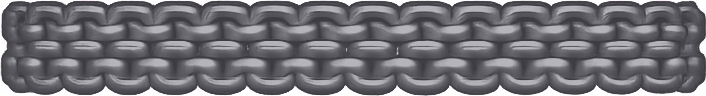
#> input picture tools/posesheets/chainbelt.png, 706 x 96 px, found by its file name
$ python fill_gear_gaps.py posesheets/_validate_chest_steelplate_jog-east.png posesheets/_validate_chest_steelplate_jog-north.png
#> lines starting #> are read from the running program, lines starting #| are printed output that depends on the picture; after the words box and inside, x2 and y2 are one past the last pixel; in counts of white or black regions, pixels touching at a corner belong together; pictures that were not available may be replaced by others from this repository, and a replacement may not be noted
"""Close the armour's waist for the body-hidden render and lay the chain belt on
a STABLE waist anchor.

The renderer hides the body under the full armour set (no drift peek).  The
chest->legs WAIST becomes an enclosed hole that must be covered, and a chain
belt laid over it -- consistently, every frame:

  * Anchor (no per-frame jump/flicker): crown + the median crown->chest-bottom
    offset for this direction.  The waist is a fixed length below the crown;
    using a per-frame centroid made the belt jump to the feet and vanish on
    side views.
  * Band height covers the MAX waist gap across the cycle, so the black gap
    fill is always WITHIN the chain band -> chain always on top of black,
    never black above the chain.
  * Black-fill the band (and any other enclosed hole, e.g. neck) first, then
    lay the chain over it -> chain holes read as shadow, no background hole.

Usage: python tools/fill_gear_gaps.py <pose> <dir>
"""
import sys
import numpy as np
from PIL import Image
from scipy import ndimage

FRAME = 256
BAND_FRAC = 0.13          # belt height as fraction of figure height (fixed)
CHAIN = Image.open('tools/posesheets/chainbelt.png').convert('RGBA')   # 706x96 strip
#> CHAIN is the input picture: PIL image 706x96 RGBA; mean R, G, B, A 109.5, 101, 114.2, 238.4

pose, dir_ = sys.argv[1], sys.argv[2]
# --no-backing: lay ONLY the chain (no black gap-fill / no enclosed-hole fill), so
# the background shows behind the chain instead of a black backing.
no_backing = '--no-backing' in sys.argv
# --no-enclosed: skip ONLY the enclosed-hole black-fill (keep the belt-band
# backing).  The masked-body renderer shows the body in pockets, so black-filling
# enclosed holes (e.g. the trailing-arm/leg armpit pocket) just paints a black
# blob where the body should peek through.  Use this for the body-aligned sheets.
no_enclosed = no_backing or '--no-enclosed' in sys.argv
# --band: lay the chain as a full-width horizontal BAND across the waist (over the
# cuirass bottom), not just in a transparent gap.  For front-ish views there is no
# inter-leg gap to fill -- the belt is worn over the armour as a band.  Confined
# to the central torso run so it never crosses the arms/hands at the sides.
band_mode = '--band' in sys.argv
# --patch: consistency pass over an ALREADY-BELTED sheet.  Lays the chain at the
# same legacy anchor rows on EVERY frame, drawing only into chest-transparent
# pixels over the body OR the leg plate (chest renders above legs, so frames
# where the thigh plate covered the waist gap -- which the legacy mode skipped,
# leaving the belt to pop in/out across the cycle -- now get their chain too).
# Existing chain pixels are chest-opaque and therefore untouched.
patch_mode = '--patch' in sys.argv
band_crop = float(sys.argv[sys.argv.index('--band-crop') + 1]) if '--band-crop' in sys.argv else 0.0
band_extend = float(sys.argv[sys.argv.index('--band-extend') + 1]) if '--band-extend' in sys.argv else 0.0
band_left = int(sys.argv[sys.argv.index('--band-left') + 1]) if '--band-left' in sys.argv else 0    # extend belt left edge Npx
band_right = int(sys.argv[sys.argv.index('--band-right') + 1]) if '--band-right' in sys.argv else 0  # extend belt right edge Npx
band_down = int(sys.argv[sys.argv.index('--band-down') + 1]) if '--band-down' in sys.argv else 0     # extend belt bottom Npx
# --frames i,j,k: only modify the listed frames (anchors still computed over the
# whole cycle, so the patched frames stay consistent with the rest).
only_frames = (set(int(f) for f in sys.argv[sys.argv.index('--frames') + 1].split(','))
               if '--frames' in sys.argv else None)
# --up N: raise the band top Npx (patch mode -- close a gap between the chain
# and the cuirass bottom; the chain is tiled to the taller window).
band_up = int(sys.argv[sys.argv.index('--up') + 1]) if '--up' in sys.argv else 0
chest_p = f'public/sprites/gear/chest/steelplate/{pose}-{dir_}.png'
legs_p = f'public/sprites/gear/legs/steelgreaves/{pose}-{dir_}.png'
chest = Image.open(chest_p).convert('RGBA')
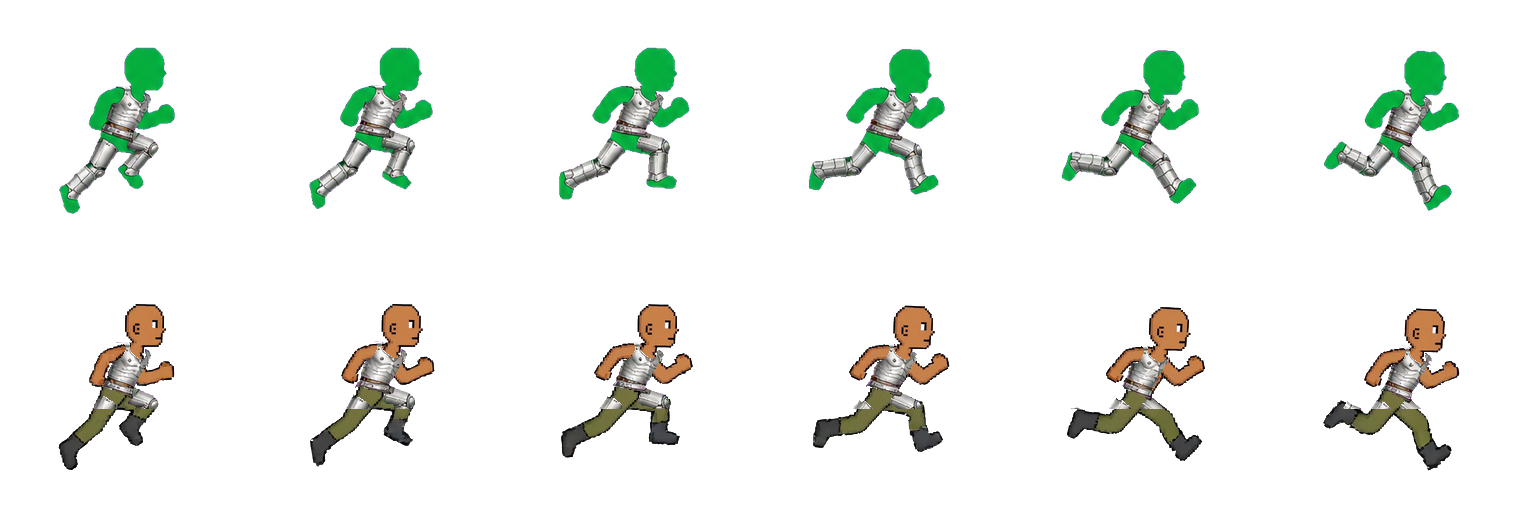
#> input picture tools/posesheets/_validate_chest_steelplate_jog-east.png, 1536 x 512 px, given in place of _validate_chest_steelplate_jog-north.png.png, which was not available
#> chest is the input picture: PIL image 1536x512 RGBA; mean R, G, B, A 14.5, 17.9, 13.5, 29.3
legs = Image.open(legs_p).convert('RGBA')
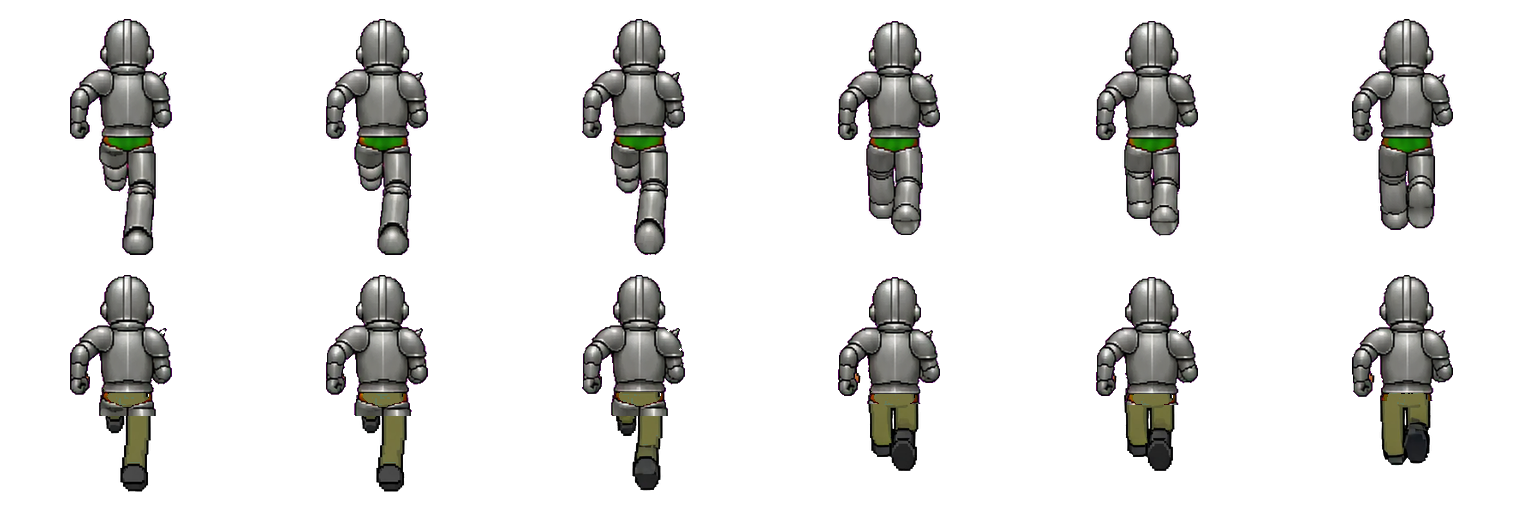
#> input picture tools/posesheets/_validate_chest_steelplate_jog-north.png, 1536 x 512 px, given in place of _validate_chest_steelplate_jog-north.png.png, which was not available
#> legs is the input picture: PIL image 1536x512 RGBA; mean R, G, B, A 18.7, 18.2, 17.4, 45.6
base = Image.open(f'public/sprites/player/{pose}-{dir_}.png').convert('RGBA')
n = chest.width // FRAME
#> n = 6
ca = np.array(chest)
la = np.array(legs)
ln = legs.width // FRAME
#> ln = 6


def enclosed(G):
    free = ~G
    lbl, num = ndimage.label(free)
    if num == 0:
        return np.zeros_like(G)
    border = set(lbl[0, :]) | set(lbl[-1, :]) | set(lbl[:, 0]) | set(lbl[:, -1])
    border.discard(0)
    return free & ~np.isin(lbl, list(border))


# Pre-pass: median height + stable chest-bottom offset (the waist anchor) + the
# leg-armour top offset (so --band can FIT the belt to the actual waist gap).
heights, offsets, legtops = [], [], []
for i in range(n):
    bop = np.array(base.crop((i * FRAME, 0, (i + 1) * FRAME, FRAME)))[:, :, 3] > 20
    ys = np.where(bop.any(1))[0]
    if not len(ys):
        continue
    y0 = int(ys.min()); hh = int(ys.max()) - y0
    heights.append(hh)
    cx = int(np.median(np.where(bop)[1]))
    cb = ca[:, i * FRAME + max(0, cx - 4):i * FRAME + cx + 5, 3] > 20
    cyr = np.where(cb.any(1))[0]
    if len(cyr):
        offsets.append(int(cyr.max()) - y0)
    lc = la[:, (i % ln) * FRAME + max(0, cx - 4):(i % ln) * FRAME + cx + 5, 3] > 20
    lyr = np.where(lc.any(1))[0]
    lyr = lyr[lyr > y0 + int(0.42 * hh)]          # leg-armour top, below the waist
    if len(lyr):
        legtops.append(int(lyr.min()) - y0)
#> this loop made 6 passes
#> (y0, hh, cx) on passes 1 to 6: (19, 235, 129), (19, 235, 129), (19, 235, 129), (21, 213, 126), (21, 214, 127), (19, 210, 125)
#> pass 1, `bop = np.array(base.crop((i * FRAME, 0, (i + 1) * FRAME, FRAME)))[:, :..`:
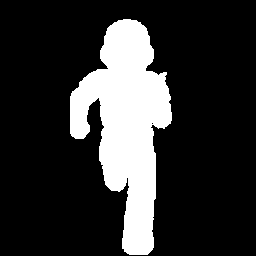
#> bop: shape (256, 256) bool; 19.3% white; 1 white region, box (x1, y1, x2, y2) and area: (70, 19, 172, 255) 12659
#> after the loop:
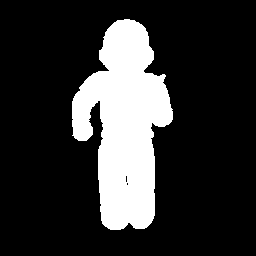
#> bop: shape (256, 256) bool; 19.5% white; 1 white region, box (x1, y1, x2, y2) and area: (72, 19, 173, 230) 12771
#> after the loop, heights = [235, 235, 235, 213, 214, 210]; legtops = [99, 99, 99, 90, 90, 89]; offsets = [426, 419, 392, 393, 403, 409]
medH = float(np.median(heights)) if heights else 150
#> medH = 224.5
seam_off = int(np.median(offsets)) if offsets else int(0.55 * medH)
#> seam_off = 406
band_h = int(BAND_FRAC * medH)
#> band_h = 29
chain_h = band_h
#> chain_h = 29
if band_mode:
    # Fit the FULL chain to the waist GAP: from the waist (0.46*medH) down to the
    # leg-armour top.  Wide gap (back/front views with leg armour low) -> tall belt;
    # slim gap (e.g. south) -> slim belt.  No cropping/stretching of the pattern --
    # the original chain is just scaled to the gap height.
    waist_off = int(0.46 * medH)
    legtop_off = int(np.median(legtops)) if legtops else waist_off + int(0.12 * medH)
    band_h = max(6, legtop_off - waist_off + 3)
    chain_h = band_h
    if band_extend > 0:
        # Belt too thin for a small gap: LENGTHEN the window down (top stays at the
        # waist) over the leg-top, keeping the PREVIOUS link size/width -- tile the
        # same chain to fill the taller window (don't enlarge or restretch links).
        band_h = round(band_h * (1 + band_extend))
if band_mode and band_down:
    band_h += band_down                 # extend the belt bottom Npx (top stays; chain link size unchanged, tiled below)
if patch_mode and band_up:
    band_h += band_up                   # extend the belt top Npx (bottom stays)
chain_s = np.array(CHAIN.resize((max(1, int(706 * chain_h / 96)), chain_h), Image.LANCZOS))
if band_h > chain_h:
    reps = int(np.ceil(band_h / chain_h))
    chain_s = np.tile(chain_s, (reps, 1, 1))[:band_h]
if patch_mode and band_up:
    # keep the link phase of the ORIGINAL band rows (new rows added on top wrap)
    chain_s = np.roll(chain_s, band_up, axis=0)

# Bake the belt into the CHEST but ONLY where the chest is transparent (the
# waist gap) -- so it fills the hole without ever overwriting the chest's
# arms/hands (which are opaque), i.e. arms never get clipped, belt stays visible.
for i in range(n):
    if only_frames is not None and i not in only_frames:
        continue
    cs = ca[:, i * FRAME:(i + 1) * FRAME]
    ls = la[:, (i % ln) * FRAME:(i % ln + 1) * FRAME]
    chest_op = cs[:, :, 3] > 20
    G = chest_op | (ls[:, :, 3] > 20)
    bop = np.array(base.crop((i * FRAME, 0, (i + 1) * FRAME, FRAME)))[:, :, 3] > 20
    yy = np.where(bop.any(1))[0]
    if not len(yy):
        ca[:, i * FRAME:(i + 1) * FRAME] = cs
        continue
    y0 = int(yy.min())
    interior = enclosed(G)
    if interior.any() and not no_enclosed:
        cs[interior] = [0, 0, 0, 255]               # close every hole (neck etc.)
    # Band top: in --band mode anchor to a fixed WAIST fraction of the figure
    # (the seam_off anchor is dragged down to the thighs by the hanging gauntlets
    # in the chest gear).  Otherwise the legacy crown+seam offset.
    if band_mode:
        by0 = y0 + int(0.46 * medH)                  # belt top at the waist; height = the gap
    else:
        by0 = y0 + seam_off - 22 - (band_up if patch_mode else 0)   # chain top, nudged up 20px total
    band = np.zeros_like(bop)
    band[max(0, by0):min(FRAME, by0 + band_h), :] = True
    if band_mode and band_crop > 0:                  # crop FRAC off the TOP (keep the bottom; chain bottom shows)
        band[:max(0, by0 + int(band_h * band_crop)), :] = False
    if band_mode:
        # Belt width = the LEG width.  The waist body-run is unreliable here -- the
        # shoulders/hands swung out at the sides bloat it -- so use the leg gear's
        # x-extent (sampled at the thigh tops, below the arms) as the belt span.
        cx = int(np.median(np.where(bop)[1]))
        legmask = ls[:, :, 3] > 20
        lys = np.where(legmask.any(1))[0]
        cols = np.where(legmask[int(lys.min()):min(FRAME, int(lys.min()) + 14), :].any(0))[0] if len(lys) else np.array([])
        if len(cols) == 0:
            ca[:, i * FRAME:(i + 1) * FRAME] = cs
            continue
        rl, rr = int(cols.min()), int(cols.max())
        # Make the belt symmetric about the torso centre using the NARROWER side,
        # so one wide leg/arm side can't push the belt into the armpit gap.
        tcx = int(np.median(np.where(chest_op)[1])) if chest_op.any() else (rl + rr) // 2
        half = min(tcx - rl, rr - tcx)
        if half > 0:
            rl, rr = tcx - half, tcx + half
        rl, rr = rl + 1, rr - 1            # hug the waist 1px tighter on each side
        rl, rr = rl - band_left, rr + band_right   # per-dir edge nudges
        region = band & bop & ~chest_op   # waist band, behind the arm (chest stays in front)
        if band_extend == 0:
            region &= ~(ls[:, :, 3] > 20)  # default: also behind the leg plate
        # else: --band-extend lets the belt sit OVER the leg-top (chest layer renders above legs)
        region[:, :rl] = False
        region[:, rr + 1:] = False
    elif patch_mode:
        # Same rows as the legacy belt; fill over body OR leg plate, x-confined
        # to the leg-gear span at the band rows (the hips) so the chain never
        # lands on a swinging arm at the sides.
        legmask = ls[:, :, 3] > 20
        region = band & (bop | legmask) & ~chest_op
        bandrows = legmask[max(0, by0):min(FRAME, by0 + band_h), :]
        cols = np.where(bandrows.any(0))[0]
        if len(cols):
            region[:, :int(cols.min())] = False
            region[:, int(cols.max()) + 1:] = False
    else:
#> (the run stopped early here; a loop or call above may not have finished)
